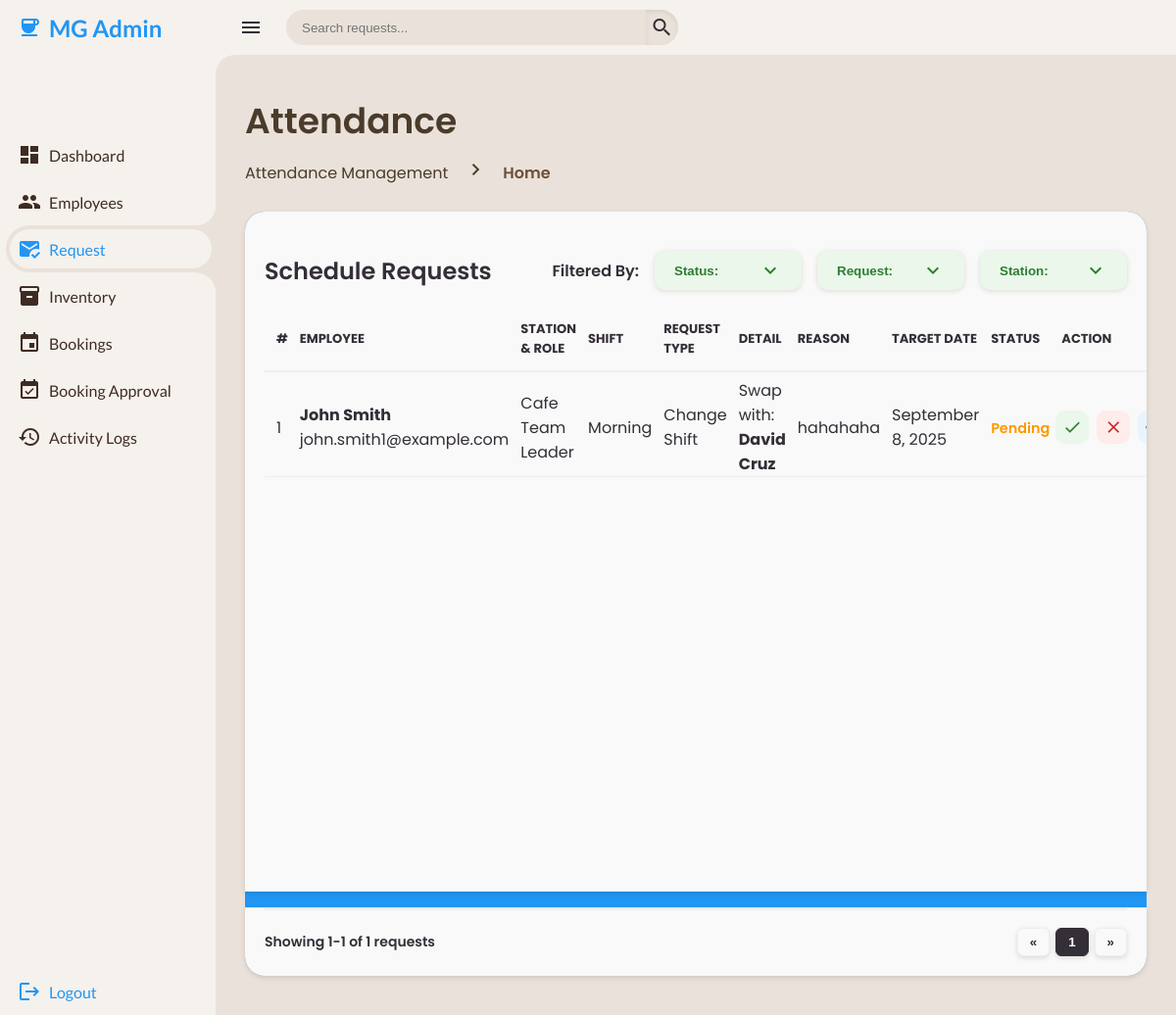
Screenshot of /admin/admin-request.php with the database file from the repository.
### tables this page shows
CREATE TABLE `tbl_request` (
  `request_id` int(11) NOT NULL,
  `employee_id` int(11) NOT NULL,
  `request_type` enum('Change Shift','On Leave') NOT NULL,
  `target_employee_id` int(11) DEFAULT NULL,
  `leave_type` enum('Vacation','Sick','Emergency','Other') DEFAULT NULL,
  `reason` text DEFAULT NULL,
  `request_date` datetime NOT NULL DEFAULT current_timestamp(),
  `target_date` date NOT NULL,
  `status` enum('Pending','Approved','Declined') DEFAULT 'Pending',
  `email_sent` tinyint(1) DEFAULT 0,
  `created_at` timestamp NOT NULL DEFAULT current_timestamp(),
  `updated_at` timestamp NOT NULL DEFAULT current_timestamp() ON UPDATE current_timestamp()
);

CREATE TABLE `tbl_employee` (
  `employee_id` int(11) NOT NULL,
  `employee_code` varchar(255) NOT NULL,
  `qr_code` varchar(255) DEFAULT NULL,
  `first_name` varchar(50) DEFAULT NULL,
  `last_name` varchar(50) DEFAULT NULL,
  `email_address` varchar(100) DEFAULT NULL,
  `contact_number` varchar(20) DEFAULT NULL,
  `employee_image` varchar(255) DEFAULT NULL,
  `work_station` enum('Cafe','Spa','Beauty Lounge') NOT NULL,
  `role` varchar(50) DEFAULT NULL,
  `shift` enum('Morning','Mid','Night','Fixed') NOT NULL,
  `status` enum('New','Active','Inactive') NOT NULL DEFAULT 'New',
  `created_at` datetime DEFAULT current_timestamp(),
  `updated_at` datetime DEFAULT current_timestamp() ON UPDATE current_timestamp()
);

### php/get-request.php (called while the page is built, shortened)
<?php
include __DIR__ . '/../config/database-connection.php';
$sql = "
    SELECT
        r.request_id,
        r.employee_id,
        r.request_type,
        r.target_employee_id,
        r.leave_type,
        r.reason,
        r.request_date,
        r.target_date,
        r.status,
        r.email_sent,
        r.created_at,
        r.updated_at,
        e.first_name AS requester_first_name,
        e.last_name AS requester_last_name,
        e.email_address AS requester_email,
        e.work_station AS requester_station,
        e.role AS requester_role,
        e.shift AS requester_shift,
        e.employee_image AS requester_image,
        te.first_name AS target_first_name,
        te.last_name AS target_last_name,
        te.shift AS target_shift
    FROM tbl_request r
    INNER JOIN tbl_employee e
        ON r.employee_id = e.employee_id
    LEFT JOIN tbl_employee te
        ON r.target_employee_id = te.employee_id
    ORDER BY r.request_date DESC
";
$result = $conn->query($sql);
$requests = [];
if ($result && $result->num_rows > 0) {
    while ($row = $result->fetch_assoc()) {
        $requests[] = $row;
    }
}

### admin/admin-request.php (the view, shortened to what this page needs)
<?php
include __DIR__ . '/../php/get-employee.php';
include __DIR__ . '/../php/get-request.php';
?>
<!DOCTYPE html>
<html lang="en">
<head>
    <link rel="stylesheet" href="../css/style.css">
</head>
<body>
    <section class="sidebar">
        <?php include '../includes/admin-sidebar.php'; ?>
    </section>
    <section class="content" id="content">
        <nav>
            <i class="material-icons icon-menu">menu</i>
            <form action="#">
                <div class="form-input">
                    <input type="search" id="requestSearch" placeholder="Search requests...">
                    <button type="submit" class="search-btn">
                        <i class="material-icons search-icon">search</i>
                    </button>
                </div>
            </form>
        </nav>
        <div class="main">
            <div class="head-title">
                <div class="left">
                    <h1>Attendance</h1>
                    <ul class="breadcrumb">
                        <li><a>Attendance Management</a></li>
                        <li><i class='material-icons right-icon'>chevron_right</i></li>
                        <li><a class="active">Home</a></li>
                    </ul>
                </div>
            </div>
            <div class="table-container">
                <div class="table-card">
                    <div class="head">
                        <h2>Schedule Requests</h2>
                        <?php include '../includes/request-dropdown.php'; ?>
                    </div>
                    <table id="requestTable">
                        <thead>
                            <tr>
                                <th>#</th>
                                <th>EMPLOYEE</th>
                                <th>STATION & ROLE</th>
                                <th>SHIFT</th>
                                <th>REQUEST TYPE</th>
                                <th>DETAIL</th>
                                <th>REASON</th>
                                <th>TARGET DATE</th>
                                <th>STATUS</th>
                                <th>ACTION</th>
                            </tr>
                        </thead>
                        <tbody>
                            <?php if (!empty($requests)) : ?>
                                <?php $counter = 1; ?>
                                <?php foreach ($requests as $row): ?>
                                    <tr>
                                        <td><?= $counter++; ?></td>
                                        <td>
                                            <span><strong><?= htmlspecialchars($row['requester_first_name'] . " " . $row['requester_last_name']); ?></strong></span>
                                            <p><?= htmlspecialchars($row['requester_email']); ?></p>
                                        </td>
                                        <td class="req-station">
                                            <span><?= htmlspecialchars($row['requester_station']); ?></span>
                                            <p><?= htmlspecialchars($row['requester_role']); ?></p>
                                        </td>
                                        <td class="emp-shift shift <?= strtolower($row['requester_shift']); ?>">
                                            <?= htmlspecialchars($row['requester_shift']); ?>
                                        </td>
                                        <td class="req-type">
                                            <span><?= htmlspecialchars($row['request_type']); ?></span>
                                        </td>
                                        <td>
                                            <?php if ($row['request_type'] === 'Change Shift' && !empty($row['target_employee_id'])): ?>
                                                Swap with:
                                                <strong><?= htmlspecialchars($row['target_first_name'] . " " . $row['target_last_name']); ?></strong>
                                            <?php elseif ($row['request_type'] === 'On Leave'): ?>
                                                Leave Type: <strong><?= htmlspecialchars($row['leave_type']); ?></strong>
                                            <?php else: ?>
                                                -
                                            <?php endif; ?>
                                        </td>
                                        <td><div class="reason-text"><?= htmlspecialchars($row['reason']); ?></div></td>
                                        <td><?= date("F j, Y", strtotime($row['target_date'])); ?></td>
                                        <td class="req-status">
                                            <span class="status <?= strtolower($row['status']); ?>">
                                                <?= htmlspecialchars($row['status']); ?>
                                            </span>
                                        </td>
                                        <td class="text-center">
                                            <?php if($row['status'] == 'Pending') : ?>
                                                <div class="request-actions">
                                                    <div class="action-btn approve" data-id="<?= $row['request_id']; ?>" title="Approve">
                                                        <i class="material-icons">check</i>
                                                    </div>
                                                    <div class="action-btn decline" data-id="<?= $row['request_id']; ?>" title="Decline">
                                                        <i class="material-icons">close</i>
                                                    </div>
                                                    <div class="action-btn preview"
                                                        data-id="<?= $row['request_id']; ?>"
                                                        data-reason="<?= htmlspecialchars($row['reason']); ?>"
                                                        data-requester="<?= htmlspecialchars($row['requester_first_name'] . " " . $row['requester_last_name']); ?>"
                                                        title="Preview">
                                                    </div>
                                                </div>
                                            <?php else: ?>
                                                <span>-</span>
                                            <?php endif; ?>
                                        </td>
                                    </tr>
                                <?php endforeach; ?>
                            <?php else: ?>
                                <tr><td colspan="10">No requests found</td></tr>
                            <?php endif; ?>
                        </tbody>
                    </table>
                </div>
                <div class="table-pagination-container">
                    <div class="total-rows" id="requestTotalRows"></div>
                    <div class="table-pagination" id="requestPagination"></div>
                </div>
            </div>
        </div>
    </section>
    <?php include '../includes/request-preview-modal.php'; ?>
</body>
</html>

### css/components/sidebar.css (style rules this page uses)
.sidebar { position: fixed; top: 0; left: 0; width: 220px; height: 100%; background: var(--container-bg-color); z-index: 1000; font-family: 'Lato', sans-serif; transition: .3s ease; overflow-x: hidden; scrollbar-width: none; }

### css/components/action.css (style rules this page uses)
.request-actions { display: flex; gap: 8px; justify-content: center; }
.action-btn { width: 34px; height: 34px; display: flex; align-items: center; justify-content: center; border-radius: 10px; background: var(--light); cursor: pointer; transition: background 0.2s ease, transform 0.15s ease; }
.action-btn i { font-size: 20px; color: var(--dark); }
.action-btn.approve { background: #eaf7ea; }
.action-btn.approve i { color: #2e7d32; }
.action-btn.decline { background: #fdecea; }
.action-btn.decline i { color: #c62828; }
.action-btn.preview { background: #e8f4fd; }

### css/components/badge.css (style rules this page uses)
:root { --badge-new: #3498db; --badge-active: #27ae60; --badge-inactive: #95a5a6; }
.table-card table tr td .status, .table-card table tr td .shift { padding: 4px 8px; border-radius: 12px; font-weight: 600; font-size: 0.9rem; display: inline-block; user-select: none; }
.pending { background-color: var(--badge-pending); color: #333; padding: 3px 8px; border-radius: 4px; display: inline-block; color: #3a2f1f; }

### css/components/breadcrumb.css (style rules this page uses)
.head-title { display: flex; align-items: center; justify-content: space-between; grid-gap: 16px; flex-wrap: wrap; }
.head-title .left h1 { font-size: 36px; font-weight: 600; margin-bottom: 10px; color: var(--font); }
.head-title .left .breadcrumb { display: flex; align-items: center; grid-gap: 16px; }
.head-title .left .breadcrumb li { color: var(--font); }
.head-title .left .breadcrumb .right-icon { color: var(--font); }
.head-title .left .breadcrumb li a { color: var(--font); pointer-events: none; }
.head-title .left .breadcrumb li a.active { color: var(--active); pointer-events: unset; font-weight: 600; }

### css/components/dashboard..css (style rules this page uses)
.status.pending { color: var(--orange) !important; background: none !important; padding: 0 !important; border-radius: 0 !important; }
.table-pagination-container { display: flex; justify-content: space-between; align-items: center; padding: 16px 0; margin-top: 16px; border-top: 1px solid #e0e0e0; }

### css/components/forrm-request.css (style rules this page uses)
:root { --req-bg: #ffffff; --req-dark: #222222; --req-blue: #0077cc; --req-grey: #dcdcdc; --req-light-grey: #f5f5f5; --req-shadow: rgba(0, 0, 0, 0.25); --req-success: #28a745; --req-error: #dc3545; --req-radius: 8px; --req-input-height: 42px; }

### css/components/navbar.css (style rules this page uses)
nav { height: 56px; background: var(--container-bg-color); padding: 0 24px; display: flex; align-items: center; grid-gap: 24px; font-family: var(--lato); position: sticky; top: 0; left: 0; z-index: 1000; }
nav::before { content: ''; position: absolute; width: 40px; height: 40px; bottom: -40px; left: 0; border-radius: 50%; box-shadow: -20px -20px 0 var(--container-bg-color); }
.icon-menu { cursor: pointer; color: var(--dark); }
form { max-width: 400px; width: 100%; margin-right: auto; }
.form-input { display: flex; align-items: center; height: 36px; }
.form-input input { flex-grow: 1; padding: 0 16px; height: 100%; border: none; background: var(--secondary-bg-color); border-radius: 36px 0 0 36px; outline: none; width: 100%; color: var(--dark); box-shadow: inset 0 2px 5px rgba(0,0,0,0.01); transition: box-shadow 0.3s ease; }
.form-input button { width: 36px; height: 100%; display: flex; justify-content: center; align-items: center; background: var(--secondary-bg-color); color: var(--dark); font-size: 18px; border: none; outline: none; border-radius: 0 36px 36px 0; cursor: pointer; box-shadow: inset 0 2px 5px rgba(0,0,0,0.08); transition: box-shadow 0.3s ease, background-color 0.3s ease; }

### rows the page displays
tbl_request: employee.last_name "John Smith", employee.email_address "john.smith1@example.com", employee.work_station "Cafe", employee.role "Team Leader", employee.shift "Morning", request_type "Change Shift", target_employee.last_name "David Cruz", reason "hahahaha", target_date "September 8, 2025", status "Pending"
